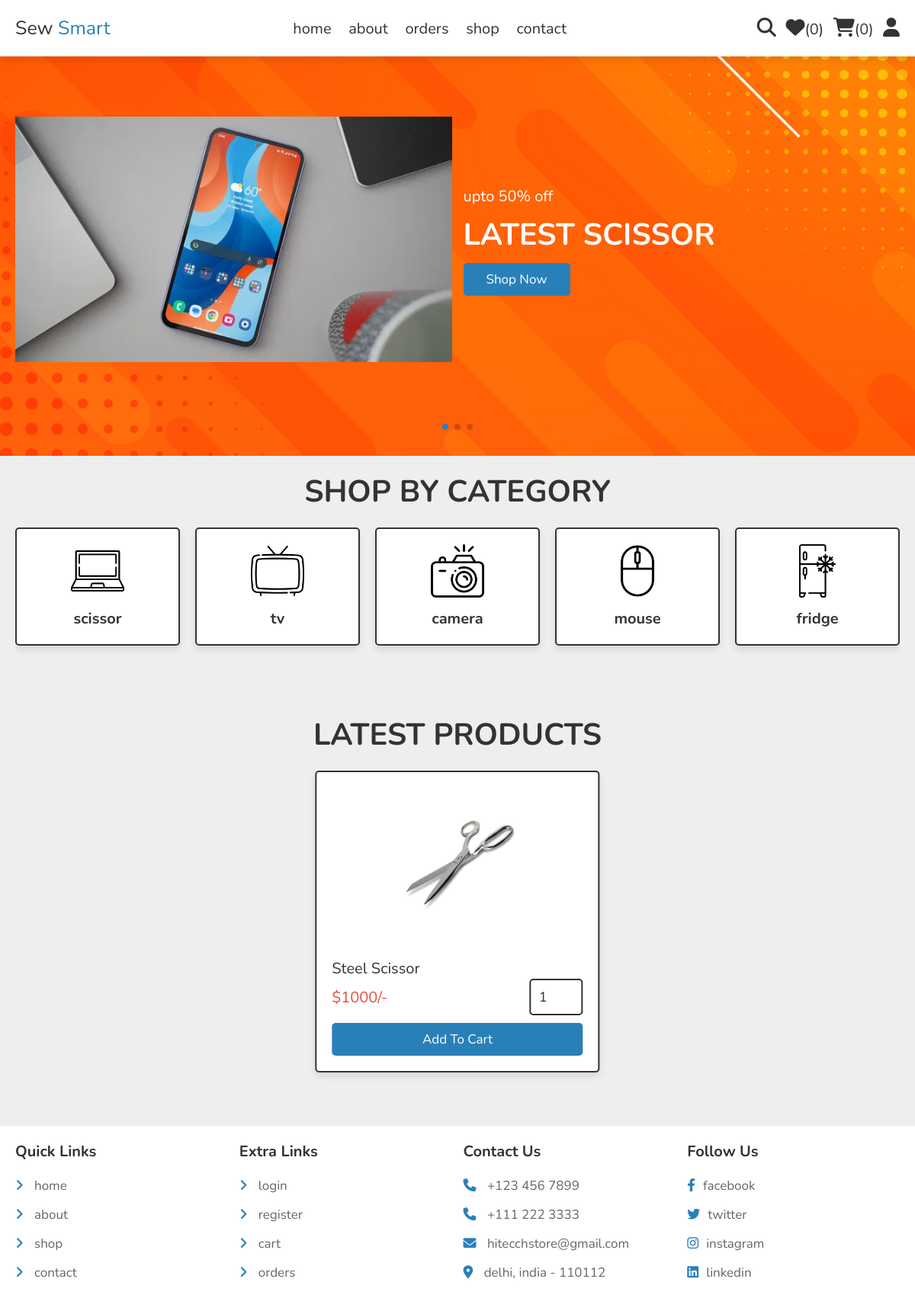
Screenshot of /home.php (signed in) with the database file from the repository.
### tables this page shows
CREATE TABLE `products` (
  `id` int(100) NOT NULL,
  `name` varchar(100) NOT NULL,
  `details` varchar(500) NOT NULL,
  `price` int(10) NOT NULL,
  `image_01` varchar(100) NOT NULL,
  `image_02` varchar(100) NOT NULL,
  `image_03` varchar(100) NOT NULL
);

### home.php (the view, shortened to what this page needs)
<?php
include 'components/connect.php';
?>
<!DOCTYPE html>
<html lang="en">
<head>
   <link rel="stylesheet" href="https://unpkg.com/swiper@8/swiper-bundle.min.css" />
   <link rel="stylesheet" href="https://cdnjs.cloudflare.com/ajax/libs/font-awesome/6.1.1/css/all.min.css">
   <link rel="stylesheet" href="css/style.css">
</head>
<body>
   <?php include 'components/user_header.php'; ?>
   <div class="home-bg">
      <section class="home">
         <div class="swiper home-slider">
            <div class="swiper-wrapper">
               <div class="swiper-slide slide">
                  <div class="image">
                     <img src="images/home-img-1.png" alt="">
                  </div>
                  <div class="content">
                     <span>upto 50% off</span>
                     <h3>latest scissor</h3>
                     <a href="shop.php" class="btn">shop now</a>
                  </div>
               </div>
            </div>
            <div class="swiper-pagination"></div>
         </div>
      </section>
   </div>
   <section class="category">
      <h1 class="heading">shop by category</h1>
      <div class="swiper category-slider">
         <div class="swiper-wrapper">
            <a href="category.php?category=scissor" class="swiper-slide slide">
               <img src="images/icon-1.png" alt="">
               <h3>scissor</h3>
            </a>
            <a href="category.php?category=tv" class="swiper-slide slide">
               <img src="images/icon-2.png" alt="">
               <h3>tv</h3>
            </a>
            <a href="category.php?category=camera" class="swiper-slide slide">
               <img src="images/icon-3.png" alt="">
               <h3>camera</h3>
            </a>
            <a href="category.php?category=mouse" class="swiper-slide slide">
               <img src="images/icon-4.png" alt="">
               <h3>mouse</h3>
            </a>
            <a href="category.php?category=fridge" class="swiper-slide slide">
               <img src="images/icon-5.png" alt="">
               <h3>fridge</h3>
            </a>
         </div>
         <div class="swiper-pagination"></div>
      </div>
   </section>
   <section class="home-products">
      <h1 class="heading">latest products</h1>
      <div class="swiper products-slider">
         <div class="swiper-wrapper">
            <?php
            $select_products = $conn->prepare("SELECT * FROM `products` LIMIT 6");
            $select_products->execute();
            if ($select_products->rowCount() > 0) {
               while ($fetch_product = $select_products->fetch(PDO::FETCH_ASSOC)) {
            ?>
                  <form action="" method="post" class="swiper-slide slide">
                     <img src="uploaded_img/<?= $fetch_product['image_01']; ?>" alt="">
                     <div class="name"><?= $fetch_product['name']; ?></div>
                     <div class="flex">
                        <div class="price"><span>$</span><?= $fetch_product['price']; ?><span>/-</span></div>
                        <input type="number" name="qty" class="qty" min="1" max="99" onkeypress="if(this.value.length == 2) return false;" value="1">
                     </div>
                     <input type="submit" value="add to cart" class="btn" name="add_to_cart">
                  </form>
            <?php
               }
            } else {
               echo '<p class="empty">no products added yet!</p>';
            }
            ?>
         </div>
         <div class="swiper-pagination"></div>
      </div>
   </section>
   <?php include 'components/footer.php'; ?>
</body>
</html>

### css/style.css (style rules this page uses)
:root { --main-color:#2980b9; --orange:#f39c12; --red:#e74c3c; --black:#333; --white:#fff; --light-color:#666; --light-bg:#eee; --border:.2rem solid var(--black); --box-shadow:0 .5rem 1rem rgba(0,0,0,.1); }
* { font-family: 'Nunito', sans-serif; margin:0; padding:0; box-sizing: border-box; outline: none; border:none; text-decoration: none; }
html { font-size: 62.5%; overflow-x: hidden; }
body { background-color: var(--light-bg); }
section { padding:2rem; max-width: 1200px; margin:0 auto; }
.heading { font-size: 4rem; color:var(--black); margin-bottom: 2rem; text-align: center; text-transform: uppercase; }
.btn, .delete-btn, .option-btn { display: block; width: 100%; margin-top: 1rem; border-radius: .5rem; padding:1rem 3rem; font-size: 1.7rem; text-transform: capitalize; color:var(--white); cursor: pointer; text-align: center; }
.btn { background-color: var(--main-color); }
.home-bg { background:url(../images/home-bg.png) no-repeat; background-size: cover; background-position: center; }
.home-bg .home .slide { display: flex; align-items: center; flex-wrap: wrap; gap:1.5rem; padding-bottom: 6rem; padding-top: 2rem; user-select: none; }
.home-bg .home .slide .image { flex:1 1 40rem; }
.home-bg .home .slide .image img { height: 40rem; width: 100%; object-fit: contain; }
.home-bg .home .slide .content { flex:1 1 40rem; }
.home-bg .home .slide .content span { font-size: 2rem; color:var(--white); }
.home-bg .home .slide .content h3 { margin-top: 1rem; font-size: 4rem; color:var(--white); text-transform: uppercase; }
.home-bg .home .slide .content .btn { display: inline-block; width: auto; }
.category .slide { margin-bottom: 5rem; box-shadow: var(--box-shadow); border:var(--border); text-align: center; padding:2rem; background: var(--white); border-radius: .5rem; }
.category .slide img { height: 7rem; width: 100%; object-fit: contain; margin-bottom: 1rem; user-select: none; }
.category .slide h3 { font-size: 2rem; color:var(--black); user-select: none; }
.home-products .slide { position: relative; padding:2rem; border-radius: .5rem; border:var(--border); background-color: var(--white); box-shadow: var(--box-shadow); margin-bottom: 5rem; overflow: hidden; user-select: none; }
.home-products .slide img { width: 100%; height: 20rem; object-fit: contain; margin-bottom: 2rem; }
.home-products .slide .name { font-size: 2rem; color:var(--black); }
.home-products .slide .flex { display: flex; align-items: center; justify-content: space-between; gap:1rem; }
.home-products .slide .flex .qty { width: 7rem; padding:1rem; border:var(--border); font-size: 1.8rem; color:var(--black); border-radius: .5rem; }
.home-products .slide .flex .price { margin:1rem 0; font-size: 2rem; color:var(--red); }

### rows the page displays
products: image_01 (picture)
products: image_01 (picture), name "Steel Scissor", price "1000"

### other values shown
$total_wishlist_counts "0"
$total_cart_counts "0"
